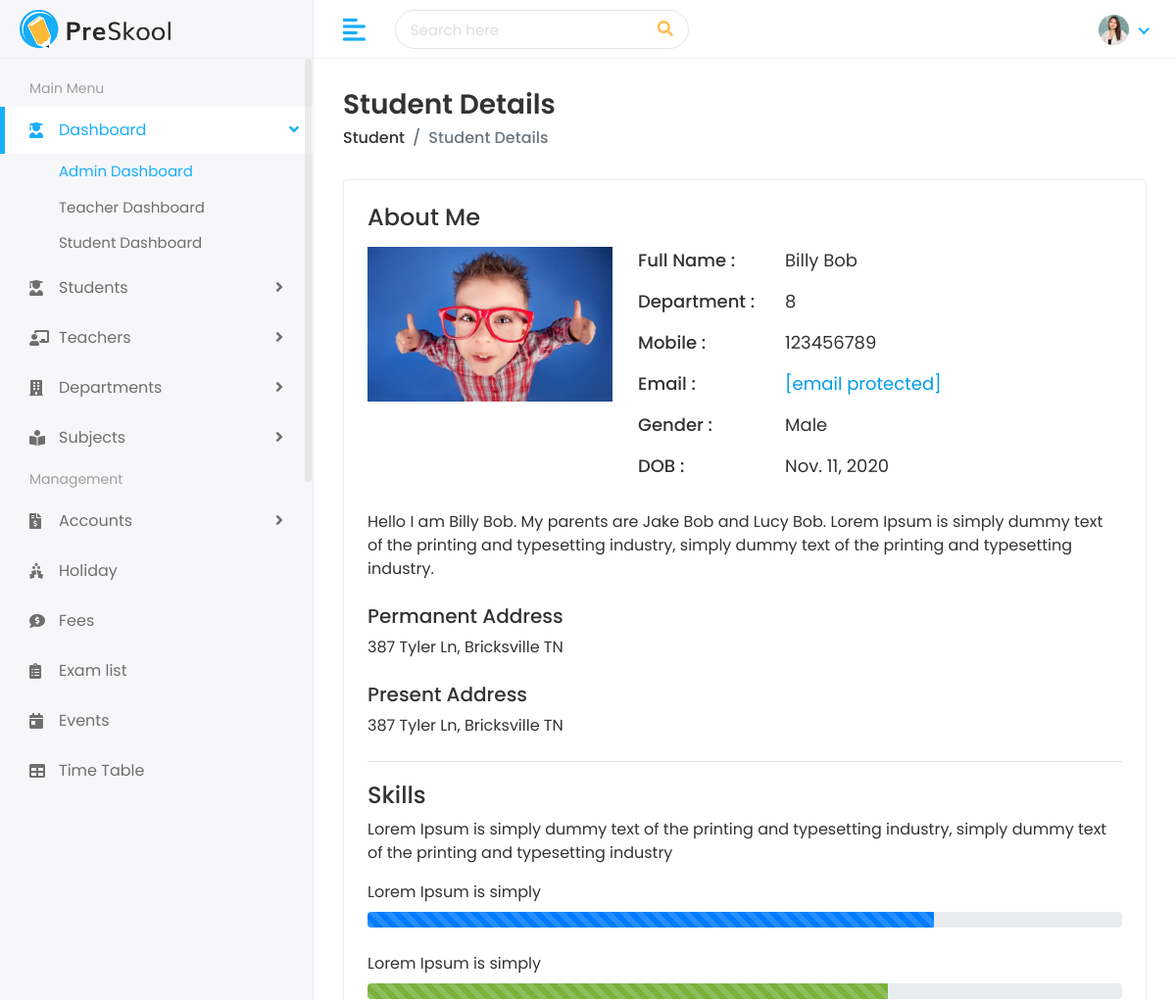
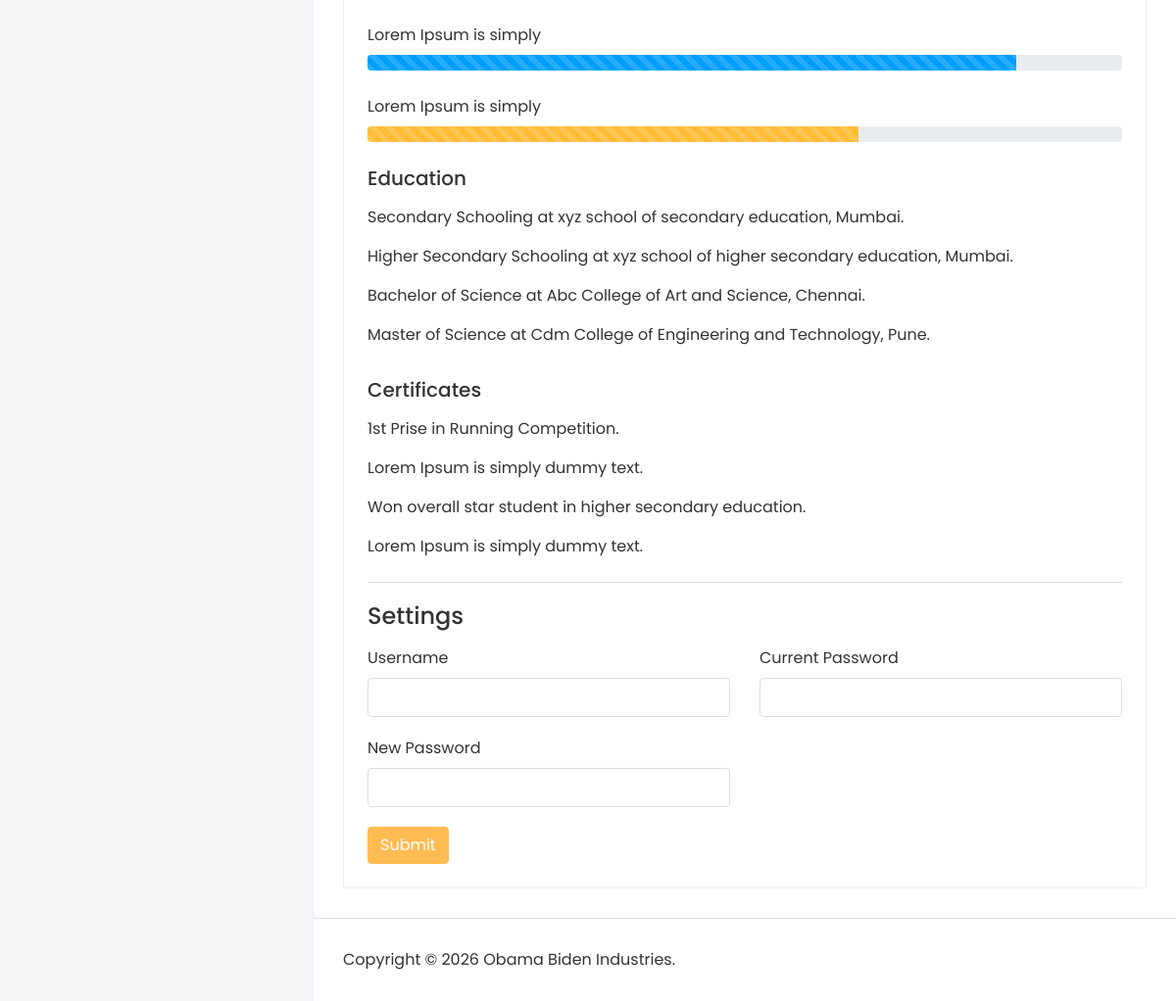
/student/students/222/, run on the app's committed database (2 pictures, top to bottom).
### student/models.py (models this page shows, shortened)
class Student(models.Model):
    first_name = models.CharField(max_length=100)
    last_name = models.CharField(max_length=100)
    student_id = models.CharField(max_length=100)
    gender = models.CharField(max_length=10, choices=[('Male', 'male'), ('Female', 'female'), ('Others', 'others')])
    date_of_birth = models.DateField()
    student_class = models.CharField(max_length=100)
    religion = models.CharField(max_length=20)
    joining_date = models.DateField()
    mobile_number = models.CharField(max_length=15)
    admission_number = models.CharField(max_length=15)
    section = models.CharField(max_length=15)
    student_image = models.ImageField(upload_to='student/', blank=True)
    parent = models.OneToOneField(Parent, on_delete=models.CASCADE)
    slug = models.SlugField(max_length=255, unique=True, blank=True)

class Parent(models.Model):
    father_name = models.CharField(max_length=100)
    father_occupation = models.CharField(max_length=100)
    father_mobile = models.CharField(max_length=100)
    father_email = models.EmailField()
    mother_name = models.CharField(max_length=100)
    mother_occupation = models.CharField(max_length=100)
    mother_mobile = models.CharField(max_length=100)
    mother_email = models.EmailField()
    present_address = models.TextField()
    permanent_address = models.TextField()

### student/views.py (the view)
# urls.py: path('students/<str:slug>/', views.view_student, name="view_student"),
def view_student(request, slug):
    student = get_object_or_404(Student, student_id = slug)
    context = {
        'student': student
    }
    return render(request, 'students/student-details.html', context)

### templates/students/student-details.html (shortened to what this page needs)
{% extends 'Home/base.html' %}
{% load static %}
{% block body %}
<div class="page-wrapper">
<div class="content container-fluid">
<div class="page-header">
<div class="row">
<div class="col-sm-12">
<h3 class="page-title">Student Details</h3>
<ul class="breadcrumb">
<li class="breadcrumb-item"><a href="/student">Student</a></li>
<li class="breadcrumb-item active">Student Details</li>
</ul>
</div>
</div>
</div>
<div class="card">
<div class="card-body">
<div class="row">
<div class="col-md-12">
<div class="about-info">
<h4>About Me</h4>
<div class="media mt-3">
<img src="{{ student.student_image.url }}" class="mr-3" alt="...">
<div class="media-body">
<ul>
<li>
<span class="title-span">Full Name : </span>
<span class="info-span">{{ student.first_name }} {{ student.last_name }}</span>
</li>
<li>
<span class="title-span">Department : </span>
<span class="info-span">{{ student.section }}</span>
</li>
<li>
<span class="title-span">Mobile : </span>
<span class="info-span">{{ student.mobile_number }}</span>
</li>
<li>
<span class="title-span">Email : </span>
<span class="info-span"><a href="{{ student.parent.father_email }}" class="__cf_email__" data-cfemail="7216131b010b32151f131b1e5c111d1f">[email&#160;protected]</a></span>
</li>
<li>
<span class="title-span">Gender : </span>
<span class="info-span">{{ student.gender }}</span>
</li>
<li>
<span class="title-span">DOB : </span>
<span class="info-span">{{ student.date_of_birth }}</span>
</li>
</ul>
</div>
</div>
<div class="row mt-3">
<div class="col-md-12">
<p>Hello I am {{ student.first_name }} {{ student.last_name }}. My parents are {{ student.parent.father_name }} and {{ student.parent.mother_name }}.  Lorem Ipsum is simply dummy text of the printing and typesetting industry, simply dummy text of the printing and typesetting industry.</p>
</div>
</div>
<div class="row mt-2">
<div class="col-md-12">
<h5>Permanent Address</h5>
<p>{{ student.parent.permanent_address }}</p>
</div>
</div>
<div class="row mt-2">
<div class="col-md-12">
<h5>Present Address</h5>
<p>{{ student.parent.present_address }}</p>
</div>
</div>
</div>
</div>
</div>
<div class="row mt-2">
<div class="col-md-12">
<div class="skill-info">
<h4>Skills</h4>
<p>Lorem Ipsum is simply dummy text of the printing and typesetting industry, simply dummy text of the printing and typesetting industry</p>
<ul>
<li>
<label>Lorem Ipsum is simply</label>
<div class="progress">
<div class="progress-bar progress-bar-striped progress-bar-animated" role="progressbar" aria-valuenow="75" aria-valuemin="0" aria-valuemax="100" style="width: 75%"></div>
</div>
</li>
<li>
<label>Lorem Ipsum is simply</label>
<div class="progress">
<div class="progress-bar progress-bar-striped progress-bar-animated bg-success" role="progressbar" aria-valuenow="69" aria-valuemin="0" aria-valuemax="100" style="width: 69%"></div>
</div>
</li>
<li>
<label>Lorem Ipsum is simply</label>
<div class="progress">
<div class="progress-bar progress-bar-striped progress-bar-animated bg-info" role="progressbar" aria-valuenow="86" aria-valuemin="0" aria-valuemax="100" style="width: 86%"></div>
</div>
</li>
<li>
 <label>Lorem Ipsum is simply</label>
<div class="progress">
<div class="progress-bar progress-bar-striped progress-bar-animated bg-warning" role="progressbar" aria-valuenow="65" aria-valuemin="0" aria-valuemax="100" style="width: 65%"></div>
</div>
</li>
</ul>
<div class="row mt-3">
<div class="col-md-12">
<h5>Education</h5>
<p class="mt-3">Secondary Schooling at xyz school of secondary education, Mumbai.</p>
<p>Higher Secondary Schooling at xyz school of higher secondary education, Mumbai.</p>
<p>Bachelor of Science at Abc College of Art and Science, Chennai.</p>
<p>Master of Science at Cdm College of Engineering and Technology, Pune.</p>
</div>
</div>
<div class="row mt-3">
<div class="col-md-12">
<h5>Certificates</h5>
<p class="mt-3">1st Prise in Running Competition.</p>
<p>Lorem Ipsum is simply dummy text.</p>
<p>Won overall star student in higher secondary education.</p>
<p>Lorem Ipsum is simply dummy text.</p>
</div>
</div>
</div>
</div>
</div>
<div class="row mt-2">
<div class="col-md-12">
<div class="skill-info">
<h4>Settings</h4>
<form>
<div class="row mt-3">
<div class="col-12 col-sm-6">
<div class="form-group">
<label>Username</label>
<input type="text" class="form-control">
</div>
</div>
<div class="col-12 col-sm-6">
<div class="form-group">
<label>Current Password</label>
<input type="password" class="form-control">
</div>
</div>
<div class="col-12 col-sm-6">
<div class="form-group">
<label>New Password</label>
<input type="password" class="form-control">
</div>
</div>
<div class="col-12">
<button type="submit" class="btn btn-primary">Submit</button>
</div>
</div>
</form>
</div>
</div>
</div>
</div>
</div>
</div>
<footer>
<p>Copyright © 2026 Obama Biden Industries.</p>
</footer>
</div>
</div>
</body>
</html>
{% endblock %}

### static/assets/css/style.css (style rules this page uses)
html { height: 100%; }
body { background-color: #fff; color: #333; font-family: 'Poppins', sans-serif; font-size: 1rem; height: 100%; line-height: 1.5; overflow-x: hidden; }
h1, h2, h3, h4, h5, h6 { font-family: 'Poppins', sans-serif; margin-top: 0; }
.form-control { border: 1px solid #ddd; box-shadow: none; color: #333; font-size: 15px; height: 40px; }
input, input:focus, button, button:focus { outline: none; }
input[type=text], input[type=password] { -webkit-appearance: none; -moz-appearance: none; appearance: none; }
.form-group { margin-bottom: 1.25rem; }
ul, ol { padding: 0px; list-style: none; }
.bg-success, .badge-success { background-color: #7bb13c !important; }
.bg-info, .badge-info { background-color: #009efb !important; }
.bg-warning, .badge-warning { background-color: #ffbc34 !important; }
.btn-primary { background-color: #FFBC53; border: 1px solid #FFBC53; }
.card { border: 1px solid #ececf5; box-shadow: 0 1px 3px 0 rgba(0, 0, 0, 0.03); margin-bottom: 1.875rem; }
.card-body { padding: 1.5rem; }
footer { padding: 1.875rem 1.875rem; border-top: 1px solid #ddd; }
footer p { margin: 0px; }
.page-wrapper { margin-left: 320px; padding-top: 60px; position: relative; transition: all 0.4s ease; }
.page-wrapper > .content { padding: 1.875rem 1.875rem 0; }
.page-header { margin-bottom: 1.875rem; }
.page-header .breadcrumb { background-color: transparent; color: #6c757d; font-size: 1rem; font-weight: 500; margin-bottom: 0; padding: 0; }
.page-header .breadcrumb a { color: #333; }
.page-title { font-size: 28px; font-weight: 600; color: #333; margin-bottom: 5px; }
.about-info img { width: 250px; }
.about-info ul li { font-size: 18px; margin: 0px 0px 15px 10px; display: flex; }
.title-span { font-weight: 500; width: 150px; }
.skill-info { padding-top: 20px; border-top: 1px solid #ddd; }
.skill-info ul li { margin-bottom: 25px; }

### data on the page
Student: student_image (picture), first_name "Billy", last_name "Bob", section "8", mobile_number "123456789", gender "Male", date_of_birth "Nov. 11, 2020", parent.father_name "Jake Bob", parent.mother_name "Lucy Bob", parent.permanent_address "387 Tyler Ln, Bricksville TN", parent.present_address "387 Tyler Ln, Bricksville TN"
